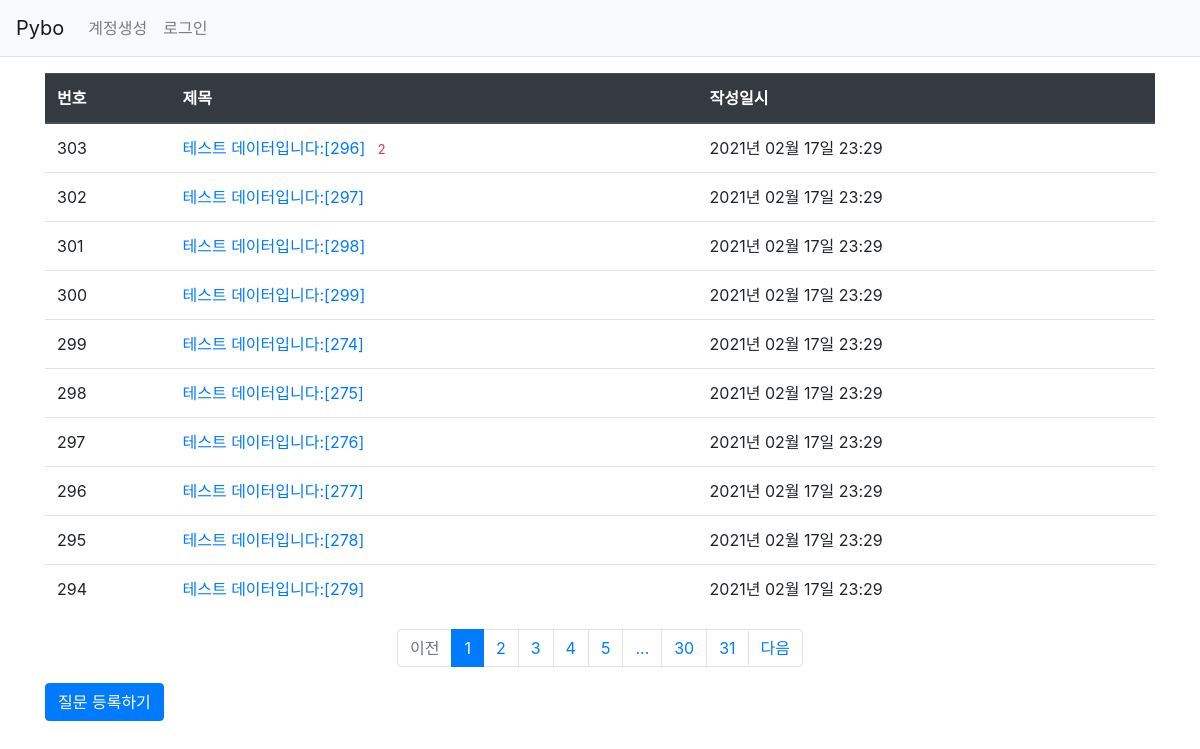
Page /question/list/ on the committed database.
### pybo/models.py (models this page shows)
class Question(db.Model):   # 모든 모델의 기본 클래스인 db.Model 상속받음.
    id = db.Column(db.Integer, primary_key=True)
    subject = db.Column(db.String(200), nullable=False)
    content = db.Column(db.Text(), nullable=False)
    create_date = db.Column(db.DateTime(), nullable=False)

### pybo/views/question_views.py (the view)
@bp.route('/list/')
def _list():
    page = request.args.get('page', type=int, default=1)    # 페이징 기능 구현
    question_list = Question.query.order_by(Question.create_date.desc())
    question_list = question_list.paginate(page, per_page=10)
    return render_template('question/question_list.html', question_list=question_list)

### pybo/filter.py (called while the page is built)
def format_datetime(value, fmt='%Y년 %m월 %d일 %H:%M'):
    return value.strftime(fmt)

### pybo/views/auth_views.py (called while the page is built)
@bp.before_app_request
def load_logged_in_user():
    user_id = session.get('user_id')
    if user_id is None:
        g.user = None
    else:
        g.user = User.query.get(user_id)

### pybo/templates/question/question_list.html
{% extends 'base.html' %}
{% block content %}
<div class="container my-3">
    <table class="table">
        <thead>
            <tr class="thead-dark">
                <th>번호</th>
                <th>제목</th>
                <th>작성일시</th>
            </tr>
        </thead>
        <tbody>
            {% if question_list %}
            {% for question in question_list.items %}
            <tr>
                <td>{{ question_list.total - ((question_list.page-1) * question_list.per_page) - loop.index0 }}</td>
                <td>
                    <a href="{{url_for('question.detail', question_id=question.id)}}">
                        {{question.subject}}
                    </a>
                    {% if question.answer_set|length > 0 %}
                    <span class="text-danger small ml-2">{{ question.answer_set|length }}</span>
                    {% endif %}
                </td>
                <td>{{question.create_date|datetime}}</td>
            </tr>
            {% endfor %}
            {% else %}
            <tr>
                <td colspan="3">질문이 없습니다.</td>
            </tr>
            {% endif %}
        </tbody>
    </table>
    <ul class="pagination justify-content-center">
        {% if question_list.has_prev %}
        <li class="page-item">
            <a class="page-link" href="?page={{ question_list.prev_num }}">이전</a>
        </li>
        {% else %}
        <li class="page-item disabled">
            <a class="page-link" tabindex="-1" aria-disabled="true" href="#">이전</a>
        </li>
        {% endif %}
        {% for page_num in question_list.iter_pages() %}
            {% if page_num %}
                {% if page_num != question_list.page %}
                <li class="page-item">
                    <a class="page-link" href="?page={{ page_num }}">{{ page_num }}</a>
                </li>
                {% else %}
                <li class="page-item active" aria-current="page">
                    <a class="page-link" href="#">{{ page_num }}</a>
                </li>
                {% endif %}
            {% else %}
                <li class="disabled">
                    <a class="page-link" href="#">...</a>
                </li>
            {% endif %}
        {% endfor %}
        {% if question_list.has_next %}
        <li class="page-item">
            <a class="page-link" href="?page={{ question_list.next_num }}">다음</a>
        </li>
        {% else %}
        <li class="page-item disabled">
            <a class="page-link" tabindex="-1" aria-disabled="true" href="#">다음</a>
        </li>
        {% endif %}
    </ul>
    <a href = "{{ url_for('question.create') }}" class="btn btn-primary">질문 등록하기</a>
</div>
{% endblock %}

### pybo/templates/base.html (shortened to what this page needs)
<!DOCTYPE html>
<html lang="en">
<head>
    <link rel="stylesheet" href="{{url_for('static', filename='bootstrap.min.css')}}">
    <link rel="stylesheet" href="{{url_for('static', filename='style.css')}}">
</head>
<body>
    {% include "navbar.html" %}
    {% block content %}
    {% endblock %}
</body>
</html>

### pybo/templates/navbar.html (shortened to what this page needs)
<nav class="navbar navbar-expand-lg navbar-light bg-light border-bottom">
    <a class="navbar-brand" href="{{ url_for('main.index') }}">Pybo</a>
    <div class="collapse navbar-collapse flex-grow-0" id="navbarNav">
        {% if g.user %}
        <ul class="navbar-nav">
            <li class="nav-item ">
                <a class="nav-link" href="{{ url_for('auth.logout') }}">{{ g.user.username }} (로그아웃)</a>
            </li>
        </ul>
        {% else %}
        <ul class="navbar-nav">
            <li class="nav-item ">
                <a class="nav-link" href="{{ url_for('auth.signup') }}">계정생성</a>
            </li>
            <li class="nav-item ">
                <a class="nav-link" href="{{ url_for('auth.login') }}">로그인</a>
            </li>
        </ul>
        {% endif %}
    </div>
</nav>

### rows in the picture
Question: total "303", subject "테스트 데이터입니다:[296]", answer_set|length "2", create_date "2021년 02월 17일 23:29"
Question: id "302", subject "테스트 데이터입니다:[297]", create_date "2021년 02월 17일 23:29"
Question: total "301", subject "테스트 데이터입니다:[298]", create_date "2021년 02월 17일 23:29"
Question: total "300", subject "테스트 데이터입니다:[299]", create_date "2021년 02월 17일 23:29"
Question: total "299", subject "테스트 데이터입니다:[274]", create_date "2021년 02월 17일 23:29"
Question: total "298", subject "테스트 데이터입니다:[275]", create_date "2021년 02월 17일 23:29"
Question: total "297", subject "테스트 데이터입니다:[276]", create_date "2021년 02월 17일 23:29"
Question: total "296", subject "테스트 데이터입니다:[277]", create_date "2021년 02월 17일 23:29"
Question: total "295", subject "테스트 데이터입니다:[278]", create_date "2021년 02월 17일 23:29"
Question: total "294", subject "테스트 데이터입니다:[279]", create_date "2021년 02월 17일 23:29"

### other values in the picture
{{ page_num }} "1"
{{ page_num }} "2" "3" "4" "5" "30" "31"
